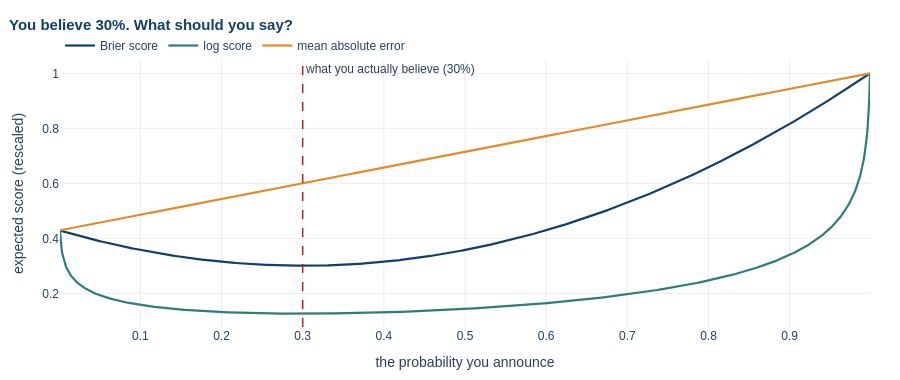

Write notebook code for a chart like this one.
### Markdown cell above
Three things to notice, in increasing order of how much they should bother you.

**Accuracy is nearly useless here.** The forecaster who simply says "it never rains" is right
75% of the time — barely worse than the skilled one, and they are not forecasting at all.
Any metric that a constant answer can nearly win is not measuring skill.

**Accuracy cannot see overconfidence at all.** The honest and the overconfident forecaster
have *identical* accuracy. They differ enormously in how much you should trust a "90%".
Brier and the log score both see it immediately.

**And now the one that matters.** Look at the mean-absolute-error column. **The overconfident
forecaster wins it.** Not by luck — by construction.

### Code cell
# Suppose you genuinely believe there is a 30% chance of rain.
# What number should you ANNOUNCE to make each score look as good as possible?
truth = 0.30
guess = np.linspace(0.001, 0.999, 999)

expected = {
    "Brier score":         truth * (guess - 1) ** 2 + (1 - truth) * guess ** 2,
    "log score":           -(truth * np.log(guess) + (1 - truth) * np.log(1 - guess)),
    "mean absolute error": truth * (1 - guess) + (1 - truth) * guess,
}
for name, curve in expected.items():
    print(f"  {name:<22} is best if you announce {guess[int(np.argmin(curve))]:.3f}")

fig = go.Figure()
for (name, curve), colour in zip(expected.items(), [NAVY, TEAL, ORANGE]):
    fig.add_trace(go.Scatter(x=guess, y=curve / curve.max(), name=name,
                             line=dict(color=colour, width=2.2)))
fig.add_vline(x=truth, line=dict(color=RED, dash="dash", width=1.5),
              annotation_text="what you actually believe (30%)")
style(fig, title="You believe 30%. What should you say?",
      xtitle="the probability you announce", ytitle="expected score (rescaled)", height=380)
fig.show()

### Figure 1 — Plotly figure (JSON) as saved in the notebook; plotly's stock layout.template omitted (floating-point values rounded to 4 significant figures; data arrays with more than 128 entries replaced by an {"elided": "..."} marker saying what was removed)
{"data": [{"line": {"color": "#123F69", "width": 2.2}, "name": "Brier score", "type": "scatter", "x": {"elided": "999 float values"}, "y": {"elided": "999 float values"}}, {"line": {"color": "#2E7D7B", "width": 2.2}, "name": "log score", "type": "scatter", "x": {"elided": "999 float values"}, "y": {"elided": "999 float values"}}, {"line": {"color": "#E38B29", "width": 2.2}, "name": "mean absolute error", "type": "scatter", "x": {"elided": "999 float values"}, "y": {"elided": "999 float values"}}], "layout": {"annotations": [{"showarrow": false, "text": "what you actually believe (30%)", "x": 0.3, "xanchor": "left", "xref": "x", "y": 1, "yanchor": "top", "yref": "y domain"}], "colorway": ["#123F69", "#E38B29", "#8A8A8A", "#2E7D7B", "#B22222"], "font": {"family": "Helvetica, Arial, sans-serif", "size": 12}, "height": 380, "legend": {"orientation": "h", "x": 0, "y": 1, "yanchor": "bottom"}, "margin": {"b": 50, "l": 60, "r": 30, "t": 60}, "shapes": [{"line": {"color": "#B22222", "dash": "dash", "width": 1.5}, "type": "line", "x0": 0.3, "x1": 0.3, "xref": "x", "y0": 0, "y1": 1, "yref": "y domain"}], "title": {"font": {"color": "#123F69", "size": 15}, "text": "<b>You believe 30%. What should you say?</b>", "x": 0.01}, "xaxis": {"gridcolor": "#EDEDED", "title": {"text": "the probability you announce"}, "zeroline": false}, "yaxis": {"gridcolor": "#EDEDED", "title": {"text": "expected score (rescaled)"}, "zeroline": false}}}
